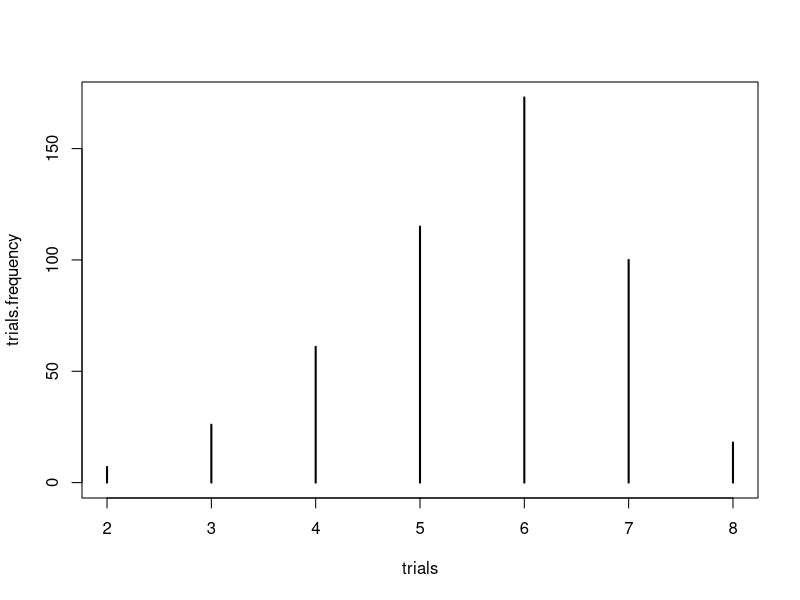

R code for this plot:
#---------------------------------
# Sample code from 18.05 Studio 2
#---------------------------------

# For this studio we will think of a permutation as n people getting out of their seats, running around and then sitting down in a random seat.

# Full permutation of 1:n
n = 5
sample(1:n,n)  # No replacement

# Finding the number of people who sit back in their original seat
n = 5
x = 1:n
y = sample(x,n)
y == x  #This is a list of TRUE, FALSE, each TRUE is someone in their orig. seat
sum(y==x) #The number of TRUE, i.e. the number in their original seat

#---------------------------------------
# rep() and for() loops
ntrials = 10
squares = rep(0,ntrials) #make a list of 0's  ntrials long
squares
for (j in 1:ntrials)     #'loop' through the sequence 1:ntrials
{
    squares[j] = j^2     #store j^2 in squares[j]
}
squares

# Use a 'for loop' to estimate the average number of people who sit in
# their original seat
n = 9
x = 1:n
ntrials = 10000
trials = rep(0,ntrials)
for (j in 1:ntrials)
{
    y = sample(x,n)
    trials[j] = sum(y == x)
}
mean(trials)

#A permutation is a derangement if no one sits in their original seat.
#So 4123 is a derangement but 1342 is not because the 1 is in position 1

# Use a 'for loop' to estimate the probability of a derangement
# their original seat
n = 9
x = 1:n
ntrials = 10000
trials = rep(0,ntrials)
for (j in 1:ntrials)
{
    y = sample(x,n)
    s = sum(y == x)    #s = number of people in their original seat
    trials[j] = (s == 0) #1 if a derangement, 0 if not
}
mean(trials)  #mean(trials) = fraction that are 1's

#---------------------------------------
# set.seed()
# Set the seed for the random number generator so results are reproducible

# This code will always generate the same random numbers
# Run these two lines several times to see they always give the same sequence
# of 10 numbers. 
set.seed(1)
sample(1:5, 6, replace=TRUE) 

# Now see what happens when you don't use set.seed(1) each time.

#---------------------------------------
# rbinom(ntrials, ntosses, phead)

# R makes it easy to generate random binomial values using the function rbinom()

# Generate 10 values from a Binomial(8,.7) random variable
rbinom(10, 8, .7)

# Generate 10 values from a Binomial(8,.2) random variable
rbinom(10, 8, .2)

# Note that when p = .7 the values generated tend to be bigger than when p = .2

# A Bernoulli(p) random variable is just a Binomial with ntosses = 1.
# Generate 10 values from a Bernoulli(.5) random variable
rbinom(10, 1, .5)

#---------------------------------------
# table() and plot()

# Generate 500 Binomial(8,.7) random values.
# Then make a plot of the frequency of each value
phead = .7
ntosses = 8
ntrials = 500
trials = rbinom(ntrials, ntosses, phead)

# table(trials) computes a frequency table:
# Comment: a common practice in R is to use dots in names of variables
trials.frequency = table(trials)   
print(trials.frequency)  #This writes to the screen
## trials.frequency
##  1   2   3   4   5   6   7   8 
##  2   6  26  68 112 158  94  34

# Plot the table --plot() is smart enough just plot the table
plot(trials.frequency)     #

#---------------------------------------

# CLASS EXERCISES
# 1. Run a simulat ion with 1000 trials to estimate 
#       P(Y=6) and P(Y<=6) for a Y \sim binomial(8,.6)
# 2. Use R and the formula for binomial probabilities to compute P(Y=6) exactly
# 3. A friend has a coin with probability .6 of heads.
# She proposes the following gambling game.
#  You will toss it 10 times and count the number of heads. 
#  The amount you win or lose on k heads is given by k^2 - 7k
# (a) Plot the payoff function.
# (b) Make an exact computation using R to decide if this is a good bet.
# (c) Run a simulation and see that it approximates your computation in part (b)

#SOLUTIONS ARE IN ZIP FILE

#---------------------------------------
# dbinom() and pbinom()

# Naturally R has a function to do the computation from the previous exercise
# dbinom(values, ntosses, phead ) is the probability mass function (pmf)
# pbinom(values, ntosses, phead ) is the cumulative distribution function (cdf)

# dbinom(values, ntosses, phead)
# Compute  P(Y=6) for Y ~ Binomial(8,.6), compare with answer in exercise 2.
dbinom(6, 8, .6)
# Answer = 0.2090189 --same as in exercise 2

# Compute P(Y = 8) for Y ~ Binomial(10,.9)
dbinom(8, 10, .9)
# 0.1937102

# values can be a vector of values, then dbinom returns a vector of probabilities
# This returns 9 probabilities (for k = 0,1,2,...,8)
dbinom(0:8, 8, .6)
# [1] 0.00065536 0.00786432 0.04128768 0.12386304 0.23224320 0.27869184
# [7] 0.20901888 0.08957952 0.01679616

# pbinom(values, ntosses, phead)
#Compute P(Y <= 6) for Y ~ Binomial(8,.6). 
pbinom(6,8,.6)  #cumulative probability
# 0.8936243  

# You can get a vector of probabilities. Note that for the cdf the probabilities
# increase to 1
pbinom(0:8, 8, .6)
# [1] 0.00065536 0.00851968 0.04980736 0.17367040 0.40591360
# [6] 0.68460544 0.89362432 0.98320384 1.00000000


